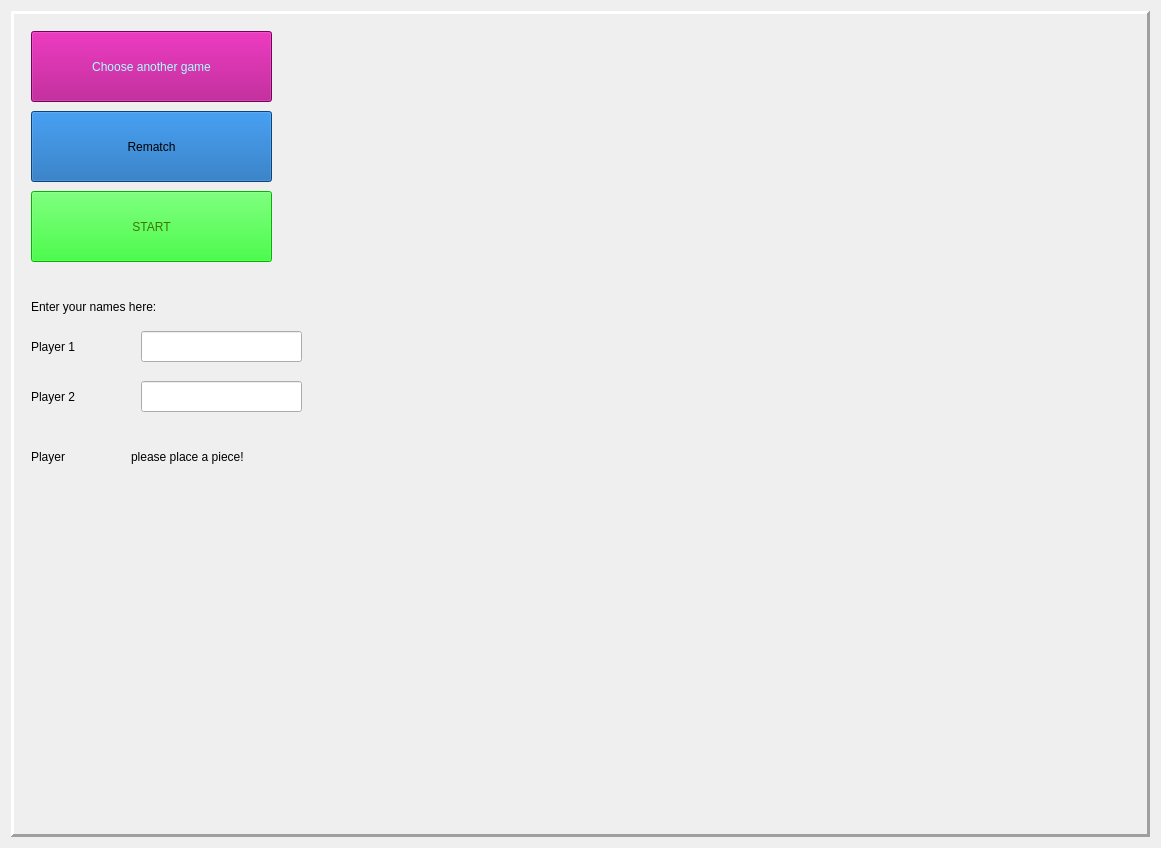
<?xml version="1.0" encoding="UTF-8"?>
<ui version="4.0">
 <class>HavannahWindow</class>
 <widget class="QWidget" name="HavannahWindow">
  <property name="geometry">
   <rect>
    <x>0</x>
    <y>0</y>
    <width>1161</width>
    <height>848</height>
   </rect>
  </property>
  <property name="windowTitle">
   <string>HAVANNAH Game</string>
  </property>
  <layout class="QHBoxLayout" name="horizontalLayout">
   <item>
    <widget class="HavannahFrame" name="frame">
     <property name="frameShape">
      <enum>QFrame::Panel</enum>
     </property>
     <property name="frameShadow">
      <enum>QFrame::Raised</enum>
     </property>
     <property name="lineWidth">
      <number>3</number>
     </property>
     <widget class="QPushButton" name="chooseButton">
      <property name="geometry">
       <rect>
        <x>20</x>
        <y>20</y>
        <width>241</width>
        <height>71</height>
       </rect>
      </property>
      <property name="styleSheet">
       <string notr="true">background-color: rgb(170, 0, 127);
color: rgb(170, 255, 255);
font: 75 12pt &quot;Times New Roman&quot;;</string>
      </property>
      <property name="text">
       <string>Choose another game</string>
      </property>
     </widget>
     <widget class="QPushButton" name="rematchButton">
      <property name="geometry">
       <rect>
        <x>20</x>
        <y>100</y>
        <width>241</width>
        <height>71</height>
       </rect>
      </property>
      <property name="styleSheet">
       <string notr="true">background-color: rgb(11, 96, 176);
font: 75 14pt &quot;Times New Roman&quot;;
color: rgb(0, 0, 0);</string>
      </property>
      <property name="text">
       <string>Rematch</string>
      </property>
     </widget>
     <widget class="QPushButton" name="pushButton">
      <property name="geometry">
       <rect>
        <x>20</x>
        <y>180</y>
        <width>241</width>
        <height>71</height>
       </rect>
      </property>
      <property name="styleSheet">
       <string notr="true">background-color: rgb(0, 255, 0);
font: 75 22pt &quot;Times New Roman&quot;;
color: rgb(59, 117, 0);</string>
      </property>
      <property name="text">
       <string>START</string>
      </property>
     </widget>
     <widget class="QLabel" name="Names">
      <property name="geometry">
       <rect>
        <x>20</x>
        <y>270</y>
        <width>301</width>
        <height>51</height>
       </rect>
      </property>
      <property name="styleSheet">
       <string notr="true">font: 75 20pt &quot;Times New Roman&quot;;</string>
      </property>
      <property name="text">
       <string>Enter your names here:</string>
      </property>
     </widget>
     <widget class="QLineEdit" name="txtP2">
      <property name="geometry">
       <rect>
        <x>130</x>
        <y>370</y>
        <width>161</width>
        <height>31</height>
       </rect>
      </property>
     </widget>
     <widget class="QLabel" name="labelPlayer1">
      <property name="geometry">
       <rect>
        <x>20</x>
        <y>320</y>
        <width>91</width>
        <height>31</height>
       </rect>
      </property>
      <property name="styleSheet">
       <string notr="true">font: 17pt &quot;Times New Roman&quot;;</string>
      </property>
      <property name="text">
       <string>Player 1</string>
      </property>
     </widget>
     <widget class="QLineEdit" name="txtP1">
      <property name="geometry">
       <rect>
        <x>130</x>
        <y>320</y>
        <width>161</width>
        <height>31</height>
       </rect>
      </property>
     </widget>
     <widget class="QLabel" name="labelPlayer2">
      <property name="geometry">
       <rect>
        <x>20</x>
        <y>370</y>
        <width>91</width>
        <height>31</height>
       </rect>
      </property>
      <property name="styleSheet">
       <string notr="true">font: 17pt &quot;Times New Roman&quot;;</string>
      </property>
      <property name="text">
       <string>Player 2</string>
      </property>
     </widget>
     <widget class="QLabel" name="label">
      <property name="geometry">
       <rect>
        <x>120</x>
        <y>430</y>
        <width>231</width>
        <height>31</height>
       </rect>
      </property>
      <property name="styleSheet">
       <string notr="true">font: 17pt &quot;Times New Roman&quot;;</string>
      </property>
      <property name="text">
       <string>please place a piece!</string>
      </property>
     </widget>
     <widget class="QLabel" name="whosTurn">
      <property name="geometry">
       <rect>
        <x>20</x>
        <y>430</y>
        <width>81</width>
        <height>31</height>
       </rect>
      </property>
      <property name="styleSheet">
       <string notr="true">font: 17pt &quot;Times New Roman&quot;;</string>
      </property>
      <property name="text">
       <string>Player</string>
      </property>
     </widget>
    </widget>
   </item>
  </layout>
 </widget>
 <customwidgets>
  <customwidget>
   <class>HavannahFrame</class>
   <extends>QFrame</extends>
   <header location="global">havannahframe.h</header>
   <container>1</container>
  </customwidget>
 </customwidgets>
 <resources/>
 <connections/>
</ui>
